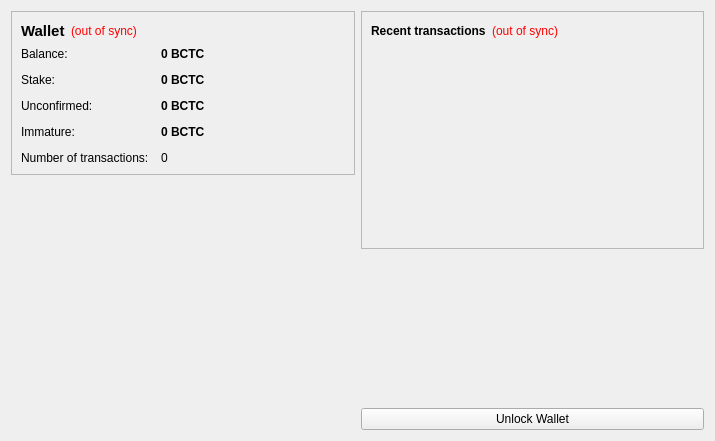
<?xml version="1.0" encoding="UTF-8"?>
<ui version="4.0">
 <class>OverviewPage</class>
 <widget class="QWidget" name="OverviewPage">
  <property name="geometry">
   <rect>
    <x>0</x>
    <y>0</y>
    <width>715</width>
    <height>441</height>
   </rect>
  </property>
  <property name="windowTitle">
   <string>Form</string>
  </property>
  <layout class="QHBoxLayout" name="horizontalLayout" stretch="1,1">
   <item>
    <layout class="QVBoxLayout" name="verticalLayout_2">
     <item>
      <widget class="QFrame" name="frame">
       <property name="frameShape">
        <enum>QFrame::StyledPanel</enum>
       </property>
       <property name="frameShadow">
        <enum>QFrame::Raised</enum>
       </property>
       <layout class="QVBoxLayout" name="verticalLayout_4">
        <item>
         <layout class="QHBoxLayout" name="horizontalLayout_4">
          <item>
           <widget class="QLabel" name="label_5">
            <property name="font">
             <font>
              <pointsize>11</pointsize>
              <weight>75</weight>
              <bold>true</bold>
             </font>
            </property>
            <property name="text">
             <string>Wallet</string>
            </property>
           </widget>
          </item>
          <item>
           <widget class="QLabel" name="labelWalletStatus">
            <property name="toolTip">
             <string>The displayed information may be out of date. Your wallet automatically synchronizes with the BlockChainOfTraceableCommodities network after a connection is established, but this process has not completed yet.</string>
            </property>
            <property name="styleSheet">
             <string notr="true">QLabel { color: red; }</string>
            </property>
            <property name="text">
             <string notr="true">(out of sync)</string>
            </property>
            <property name="alignment">
             <set>Qt::AlignLeading|Qt::AlignLeft|Qt::AlignVCenter</set>
            </property>
           </widget>
          </item>
          <item>
           <spacer name="horizontalSpacer_2">
            <property name="orientation">
             <enum>Qt::Horizontal</enum>
            </property>
            <property name="sizeHint" stdset="0">
             <size>
              <width>40</width>
              <height>20</height>
             </size>
            </property>
           </spacer>
          </item>
         </layout>
        </item>
        <item>
         <layout class="QFormLayout" name="formLayout_2">
          <property name="fieldGrowthPolicy">
           <enum>QFormLayout::AllNonFixedFieldsGrow</enum>
          </property>
          <property name="horizontalSpacing">
           <number>12</number>
          </property>
          <property name="verticalSpacing">
           <number>12</number>
          </property>
          <item row="0" column="0">
           <widget class="QLabel" name="label">
            <property name="text">
             <string>Balance:</string>
            </property>
           </widget>
          </item>
          <item row="0" column="1">
           <widget class="QLabel" name="labelBalance">
            <property name="font">
             <font>
              <weight>75</weight>
              <bold>true</bold>
             </font>
            </property>
            <property name="cursor">
             <cursorShape>IBeamCursor</cursorShape>
            </property>
            <property name="toolTip">
             <string>Your current balance</string>
            </property>
            <property name="text">
             <string notr="true">0 BCTC</string>
            </property>
            <property name="textInteractionFlags">
             <set>Qt::LinksAccessibleByMouse|Qt::TextSelectableByKeyboard|Qt::TextSelectableByMouse</set>
            </property>
           </widget>
          </item>
          <item row="1" column="0">
           <widget class="QLabel" name="label_6">
            <property name="text">
             <string>Stake:</string>
            </property>
           </widget>
          </item>
          <item row="1" column="1">
           <widget class="QLabel" name="labelStake">
            <property name="font">
             <font>
              <weight>75</weight>
              <bold>true</bold>
             </font>
            </property>
            <property name="cursor">
             <cursorShape>IBeamCursor</cursorShape>
            </property>
            <property name="toolTip">
             <string>Total of coins that was staked, and do not yet count toward the current balance</string>
            </property>
            <property name="text">
             <string notr="true">0 BCTC</string>
            </property>
            <property name="textInteractionFlags">
             <set>Qt::LinksAccessibleByMouse|Qt::TextSelectableByKeyboard|Qt::TextSelectableByMouse</set>
            </property>
           </widget>
          </item>
          <item row="2" column="0">
           <widget class="QLabel" name="label_3">
            <property name="text">
             <string>Unconfirmed:</string>
            </property>
           </widget>
          </item>
          <item row="2" column="1">
           <widget class="QLabel" name="labelUnconfirmed">
            <property name="font">
             <font>
              <weight>75</weight>
              <bold>true</bold>
             </font>
            </property>
            <property name="cursor">
             <cursorShape>IBeamCursor</cursorShape>
            </property>
            <property name="toolTip">
             <string>Total of transactions that have yet to be confirmed, and do not yet count toward the current balance</string>
            </property>
            <property name="text">
             <string notr="true">0 BCTC</string>
            </property>
            <property name="textInteractionFlags">
             <set>Qt::LinksAccessibleByMouse|Qt::TextSelectableByKeyboard|Qt::TextSelectableByMouse</set>
            </property>
           </widget>
          </item>
          <item row="3" column="0">
           <widget class="QLabel" name="labelImmatureText">
            <property name="text">
             <string>Immature:</string>
            </property>
           </widget>
          </item>
          <item row="3" column="1">
           <widget class="QLabel" name="labelImmature">
            <property name="font">
             <font>
              <weight>75</weight>
              <bold>true</bold>
             </font>
            </property>
            <property name="toolTip">
             <string>Mined balance that has not yet matured</string>
            </property>
            <property name="text">
             <string notr="true">0 BCTC</string>
            </property>
            <property name="textInteractionFlags">
             <set>Qt::LinksAccessibleByMouse|Qt::TextSelectableByKeyboard|Qt::TextSelectableByMouse</set>
            </property>
           </widget>
          </item>
          <item row="4" column="0">
           <widget class="QLabel" name="label_2">
            <property name="text">
             <string>Number of transactions:</string>
            </property>
           </widget>
          </item>
          <item row="4" column="1">
           <widget class="QLabel" name="labelNumTransactions">
            <property name="toolTip">
             <string>Total number of transactions in wallet</string>
            </property>
            <property name="text">
             <string notr="true">0</string>
            </property>
           </widget>
          </item>
         </layout>
        </item>
       </layout>
      </widget>
     </item>
     <item>
      <spacer name="verticalSpacer">
       <property name="orientation">
        <enum>Qt::Vertical</enum>
       </property>
       <property name="sizeHint" stdset="0">
        <size>
         <width>20</width>
         <height>40</height>
        </size>
       </property>
      </spacer>
     </item>
	 <item>
      <widget class="QLabel" name="label_6">
       <property name="text">
        <string/>
       </property>
       <property name="pixmap">
        <pixmap resource="../bitcoin.qrc">:/images/backg</pixmap>
       </property>
       <property name="scaledContents">
        <bool>false</bool>
       </property>
       <property name="alignment">
        <set>Qt::AlignCenter</set>
       </property>
       <property name="margin">
        <number>-2</number>
       </property>
      </widget>
     </item>
    </layout>
   </item>
   <item>
    <layout class="QVBoxLayout" name="verticalLayout_3">
     <item>
      <widget class="QFrame" name="frame_2">
       <property name="frameShape">
        <enum>QFrame::StyledPanel</enum>
       </property>
       <property name="frameShadow">
        <enum>QFrame::Raised</enum>
       </property>
       <layout class="QVBoxLayout" name="verticalLayout">
        <item>
         <layout class="QHBoxLayout" name="horizontalLayout_2">
          <item>
           <widget class="QLabel" name="label_4">
            <property name="text">
             <string>&lt;b&gt;Recent transactions&lt;/b&gt;</string>
            </property>
           </widget>
          </item>
          <item>
           <widget class="QLabel" name="labelTransactionsStatus">
            <property name="toolTip">
             <string>The displayed information may be out of date. Your wallet automatically synchronizes with the BlockChainOfTraceableCommodities network after a connection is established, but this process has not completed yet.</string>
            </property>
            <property name="styleSheet">
             <string notr="true">QLabel { color: red; }</string>
            </property>
            <property name="text">
             <string notr="true">(out of sync)</string>
            </property>
            <property name="alignment">
             <set>Qt::AlignRight|Qt::AlignTrailing|Qt::AlignVCenter</set>
            </property>
           </widget>
          </item>
          <item>
           <spacer name="horizontalSpacer">
            <property name="orientation">
             <enum>Qt::Horizontal</enum>
            </property>
            <property name="sizeHint" stdset="0">
             <size>
              <width>40</width>
              <height>20</height>
             </size>
            </property>
           </spacer>
          </item>
         </layout>
        </item>
        <item>
         <widget class="QListView" name="listTransactions">
          <property name="styleSheet">
           <string notr="true">QListView { background: transparent; }</string>
          </property>
          <property name="frameShape">
           <enum>QFrame::NoFrame</enum>
          </property>
          <property name="verticalScrollBarPolicy">
           <enum>Qt::ScrollBarAlwaysOff</enum>
          </property>
          <property name="horizontalScrollBarPolicy">
           <enum>Qt::ScrollBarAlwaysOff</enum>
          </property>
          <property name="selectionMode">
           <enum>QAbstractItemView::NoSelection</enum>
          </property>
         </widget>
        </item>
       </layout>
      </widget>
     </item>
     <item>
      <spacer name="verticalSpacer_2">
       <property name="orientation">
        <enum>Qt::Vertical</enum>
       </property>
       <property name="sizeHint" stdset="0">
        <size>
         <width>20</width>
         <height>40</height>
        </size>
       </property>
      </spacer>
     </item>
     <item>
      <widget class="QPushButton" name="unlockWalletButton">
       <property name="text">
        <string>Unlock Wallet</string>
       </property>
      </widget>
     </item>
    </layout>
   </item>
  </layout>
 </widget>
 <resources>
  <include location="../bitcoin.qrc"/>
 </resources>
 <connections/>
</ui>
